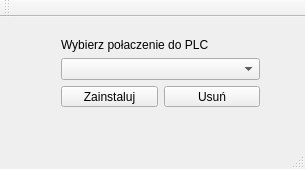
<?xml version="1.0" encoding="UTF-8"?>
<ui version="4.0">
 <class>MainWindow</class>
 <widget class="QMainWindow" name="MainWindow">
  <property name="geometry">
   <rect>
    <x>0</x>
    <y>0</y>
    <width>305</width>
    <height>169</height>
   </rect>
  </property>
  <property name="windowTitle">
   <string>WatcherInstaller</string>
  </property>
  <widget class="QWidget" name="centralWidget">
   <widget class="QWidget" name="">
    <property name="geometry">
     <rect>
      <x>50</x>
      <y>10</y>
      <width>221</width>
      <height>91</height>
     </rect>
    </property>
    <layout class="QVBoxLayout" name="verticalLayout_3">
     <item>
      <widget class="QLabel" name="label">
       <property name="text">
        <string>Wybierz połaczenie do PLC</string>
       </property>
      </widget>
     </item>
     <item>
      <layout class="QVBoxLayout" name="verticalLayout_2">
       <item>
        <widget class="QComboBox" name="comboBox"/>
       </item>
       <item>
        <layout class="QHBoxLayout" name="horizontalLayout">
         <item>
          <widget class="QPushButton" name="pushButton">
           <property name="text">
            <string>Zainstaluj</string>
           </property>
          </widget>
         </item>
         <item>
          <widget class="QPushButton" name="pushButton_2">
           <property name="text">
            <string>Usuń</string>
           </property>
          </widget>
         </item>
        </layout>
       </item>
      </layout>
     </item>
    </layout>
   </widget>
  </widget>
  <widget class="QMenuBar" name="menuBar">
   <property name="geometry">
    <rect>
     <x>0</x>
     <y>0</y>
     <width>305</width>
     <height>21</height>
    </rect>
   </property>
  </widget>
  <widget class="QToolBar" name="mainToolBar">
   <attribute name="toolBarArea">
    <enum>TopToolBarArea</enum>
   </attribute>
   <attribute name="toolBarBreak">
    <bool>false</bool>
   </attribute>
  </widget>
  <widget class="QStatusBar" name="statusBar"/>
 </widget>
 <layoutdefault spacing="6" margin="11"/>
 <resources/>
 <connections/>
</ui>
